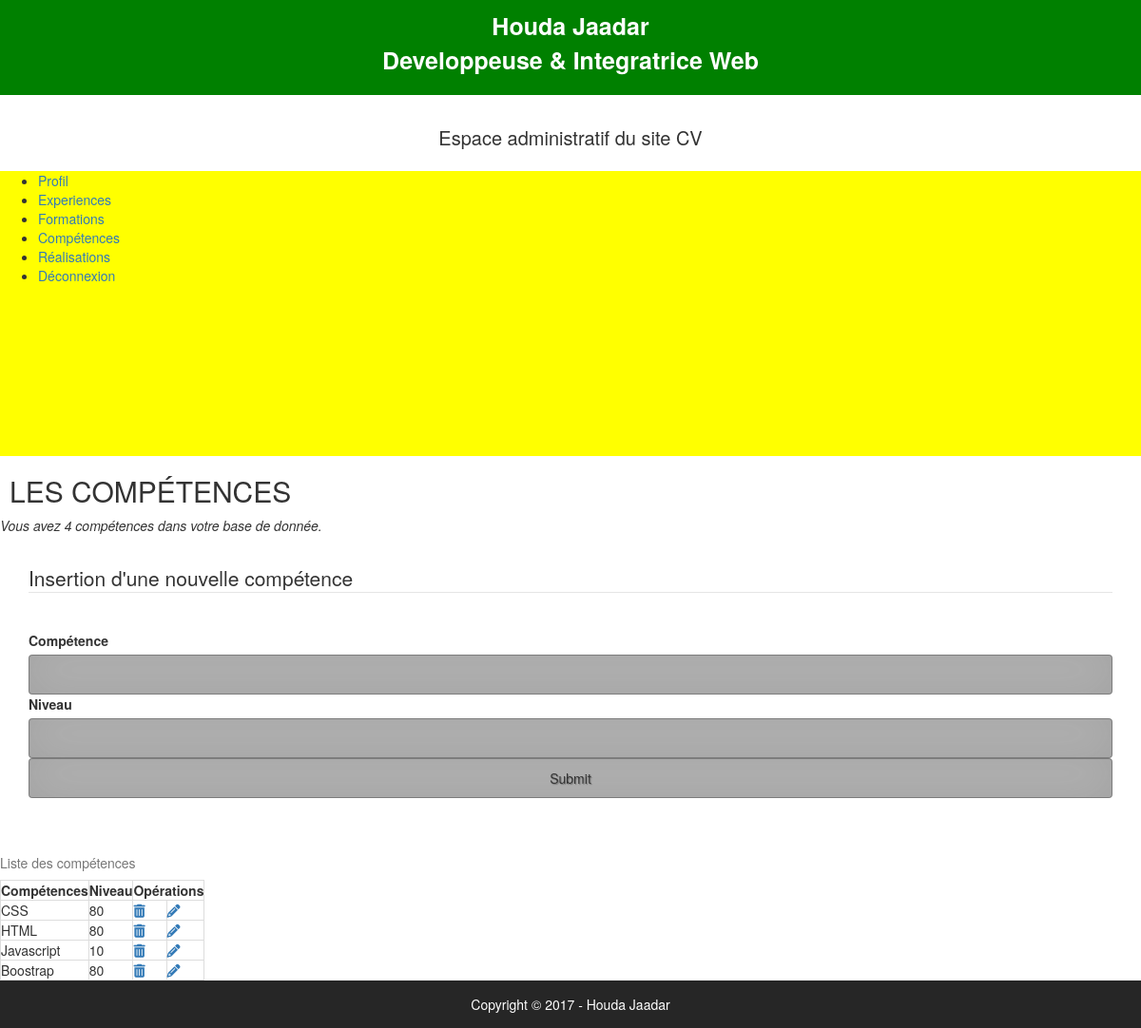
Page /admin/competence.php (signed in) on the committed database.
### tables this page shows
CREATE TABLE `t_utilisateur` (
  `id_utilisateur` smallint(5) NOT NULL,
  `prenom` varchar(25) NOT NULL,
  `nom` varchar(25) NOT NULL,
  `email` varchar(50) NOT NULL,
  `telephone` varchar(20) NOT NULL COMMENT 'varchar car 0 n''est pas un entier',
  `mdp` varchar(13) NOT NULL,
  `pseudo` varchar(13) NOT NULL,
  `avatar` varchar(13) NOT NULL,
  `age` smallint(5) NOT NULL,
  `date_naissance` date NOT NULL,
  `sexe` enum('Femme','Homme') NOT NULL,
  `etat_civil` enum('M.','Mme') NOT NULL,
  `statut_marital` varchar(13) NOT NULL,
  `adresse` text NOT NULL,
  `code_postal` varchar(5) NOT NULL,
  `ville` varchar(50) NOT NULL,
  `pays` varchar(25) NOT NULL,
  `note` varchar(20) NOT NULL
);

CREATE TABLE `t_competences` (
  `id_competence` int(11) NOT NULL,
  `competence` text,
  `niveau` int(3) NOT NULL,
  `utilisateur_id` int(11) NOT NULL
);

### admin/competence.php (the view, shortened to what this page needs)
<?php require '../connexion/connexion.php'; ?>
<?php include'haut.php';?>
        <div class="contenuPrincipal">
            <h2 class="h2">Les compétences</h2>
            <?php
            $sql = $pdoCV->query("SELECT * FROM t_competences");
            $sql->execute();
            $nbr_comptences = $sql->rowCount();
            ?>
            <p class="nbr">Vous avez <?php echo $nbr_comptences; ?> compétences dans votre base de donnée.</p>
            <div>
                <form class="form-inline" action="competence.php" method="post">
                    <fieldset>
                    <legend>Insertion d'une nouvelle compétence  </legend><br>
                    <label>Compétence</label>
                    <input type="text" name="competence" id="competence" size="20" required>
                    <Label>Niveau</label>
                    <input type="text" name="niveau" id="niveau" size="20" required>
                    <input type="submit" value"Insérer une compétences"><br><br>
                    </fieldset>
                </form>
            </div>
            <table class="table-bordered">
                <caption>Liste des compétences</caption>
                <tr>
                    <th>Compétences</th>
                    <th>Niveau</th>
                    <th colspan="2">Opérations</th>
                </tr>
                <tr>
                    <?php while($resultat = $sql->fetch()){ ?>
                    <td><?php echo $resultat['competence']; ?></td>
                    <td><?php echo $resultat['niveau']; ?></td>
                    <td><a href="?delete=<?php echo $resultat['id_competence'];?>"><i class="fa fa-trash" aria-hidden="true"></i>
                        </a></td>
                    <td><a href="modif_competence.php?id_competence=<?php echo $resultat['id_competence'];?>"><i class="fa fa-pencil" aria-hidden="true"></i>
                        </a></td>
                </tr>
                <?php };?>
            </table>
        </div>
<?php include'bas.php';?>

### admin/haut.php (shortened to what this page needs)
<?php require '../connexion/connexion.php'; ?>
<?php
        $sql = $pdoCV->query("SELECT * FROM t_utilisateur");
        $resultat = $sql->fetch();?>
<!DOCTYPE html>
<html lang="fr">
<head>
    <link rel="stylesheet" type="text/css" href="../css/style.css">
    <link rel="stylesheet" href="https://maxcdn.bootstrapcdn.com/bootstrap/3.3.7/css/bootstrap.min.css">
</head>
<body>
    <header>
    	<div class="nom">
    		<p><?php echo $resultat['prenom'].' ' .$resultat['nom'].'<br>';?>
    		Developpeuse & Integratrice Web</p>
    	</div>
    	<h1 id="espaceAdmin">Espace administratif du site CV</h1>
        <div id="navb">
            <nav id="navbar">
                <ul>
                    <li><a href="utilisateur.php">Profil</a></li>
                    <li><a href="experience.php">Experiences</a></li>
                    <li><a href="formation.php">Formations</a></li>
                    <li><a href="competence.php">Compétences</a></li>
                    <li><a href="realisation.php">Réalisations</a></li>
                    <li><a href="index.php?deconnect">Déconnexion</a></li>
                </ul>
            </nav>
        </div>
    </header>

### admin/bas.php
<?php require '../connexion/connexion.php'; ?>
 <?php $sql = $pdoCV->query("SELECT * FROM t_utilisateur");
 $resultat = $sql->fetch(); ?>
<footer>
	<div>
		<p>Copyright © <?php echo DATE('Y').' - '.$resultat['prenom'].' ' .$resultat['nom'];?> </p>
	</div>
</footer>
</body>
</html>

### css/style.css (style rules this page uses)
body { font-family: 'Quicksand', sans-serif; margin: 0; padding: 0; border: 0; }
.nom { height: 100px; background-color: green; text-align: center; font-weight: bolder; font-size: 25px; padding-top: 10px; padding-bottom: 15px; color: white; }
#navbar { margin: 0 auto; width:1200px; height: 300px; }
#navb { width: 100%; background-color: yellow; }
#espaceAdmin { font-size: 20px; text-align: center; height: 50px; line-height: 50px; }
.h2 { font-size: 20px; font-weight: bolder; text-transform: uppercase; margin: 30px 10px; }
form { margin: 30px 30px; }
#competence { font-size: 1em; text-align: center; }
.nbr { font-style: italic; }
footer { height: 50px; background-color: #262626; text-align: center; font-size:1em; color: white; line-height: 50px; }
* { -webkit-box-sizing:border-box; -moz-box-sizing:border-box; -ms-box-sizing:border-box; -o-box-sizing:border-box; box-sizing:border-box; }
html { width: 100%; height:100%; overflow:hidden; }
body { width: 100%; height:100%; font-family: 'Open Sans', sans-serif; background: #092756; }
input { width: 100%; margin-bottom: 10px; background: rgba(0,0,0,0.3); border: none; outline: none; padding: 10px; font-size: 13px; color: #fff; text-shadow: 1px 1px 1px rgba(0,0,0,0.3); border: 1px solid rgba(0,0,0,0.3); border-radius: 4px; box-shadow: inset 0 -5px 45px rgba(100,100,100,0.2), 0 1px 1px rgba(255,255,255,0.2); -webkit-transition: box-shadow .5s ease; -moz-transition: box-shadow .5s ease; -o-transition: box-shadow .5s ease; -ms-transition: box-shadow .5s ease; transition: box-shadow .5s ease; }

### rows in the picture
t_utilisateur: prenom "Houda", nom "Jaadar"
t_competences: competence "CSS", niveau "80"
t_competences: competence "HTML", niveau "80"
t_competences: competence "Javascript", niveau "10"
t_competences: competence "Boostrap", niveau "80"

### other values in the picture
$nbr_comptences "4"
DATE('Y') "2017"
